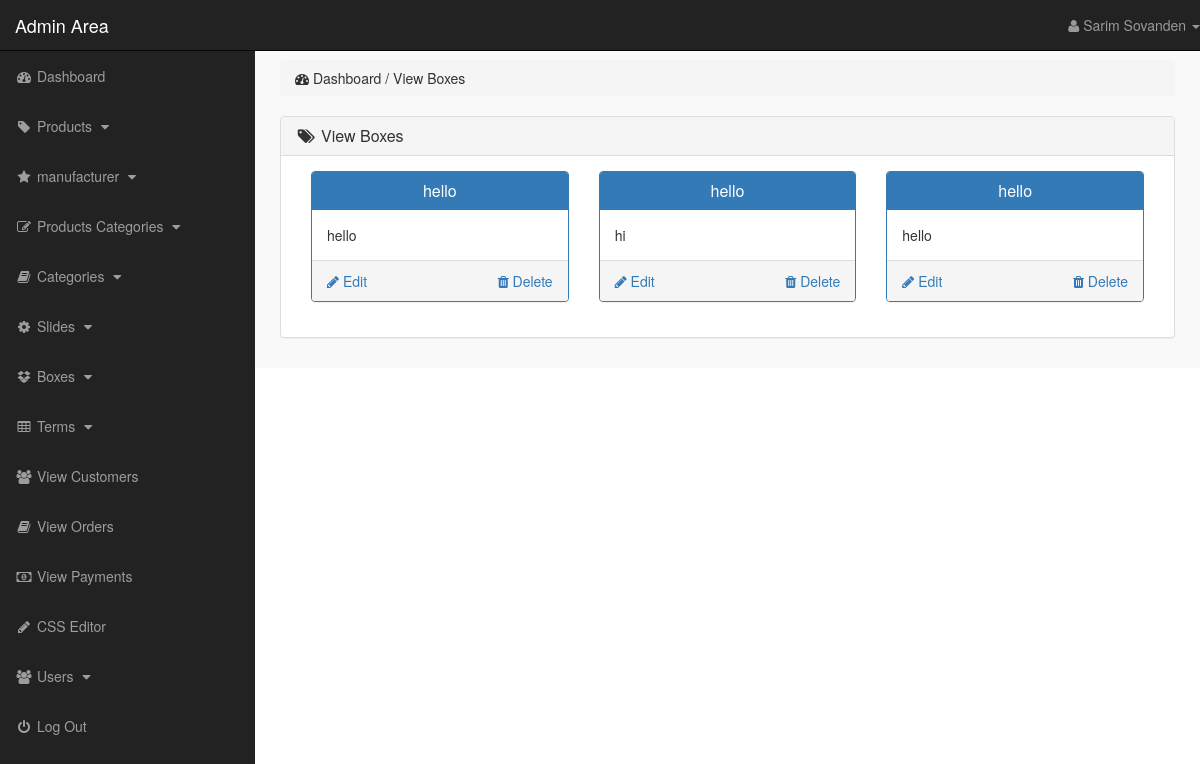
Screenshot of /admin_area/index.php?view_boxes (signed in) with the database file from the repository.
### tables this page shows
CREATE TABLE `boxes_section` (
  `box_id` int(10) NOT NULL,
  `box_title` text NOT NULL,
  `box_desc` text NOT NULL
);

### admin_area/view_boxes.php (the view)
<?php
    if(!isset($_SESSION['admin_email'])){
        echo "<script>window.open('login.php','_self')</script>";
    }else{
?>
<div class="row">
    <div class="col-lg-12">
        <ol class="breadcrumb">
            <li>
                <i class="fa fa-dashboard"></i> Dashboard / View Boxes
            </li>
        </ol>
    </div>
</div>
<div class="row">
    <div class="col-lg-12">
        <div class="panel panel-default">
            <div class="panel-heading">
                <h3 class="panel-title">
                    <i class="fa fa-tags fa-fw"></i> View Boxes
                </h3>
            </div>
            <div class="panel-body">
                <?php
                    $get_boxes = "select * from boxes_section";
                    $run_boxes = mysqli_query($con,$get_boxes);
                    while($run_boxes_section=mysqli_fetch_array($run_boxes)){
                        $box_id = $run_boxes_section['box_id'];
                        $box_title = $run_boxes_section['box_title'];
                        $box_desc = $run_boxes_section['box_desc'];
                ?>
                <div class="col-lg-4 col-md-4">
                    <div class="panel panel-primary">
                        <div class="panel-heading">
                            <h3 class="panel-title" align="center">
                                <?php echo $box_title; ?>
                            </h3>
                        </div>
                        <div class="panel-body">
                            <?php echo $box_desc; ?>
                        </div>
                        <div class="panel-footer">
                            <center>
                                <a href="index.php?delete_box=<?php echo $box_id; ?>" class="pull-right">
                                    <i class="fa fa-trash"></i> Delete
                                </a>
                                <a href="index.php?edit_box=<?php echo $box_id; ?>" class="pull-left">
                                    <i class="fa fa-pencil"></i> Edit
                                </a>
                                <div class="clearfix"></div>
                            </center>
                        </div>
                    </div>
                </div>
                <?php } ?>
            </div>
        </div>
    </div>
</div>
<?php } ?>

### admin_area/includes/sidebar.php (shortened to what this page needs)
<?php
    if(!isset($_SESSION['admin_email'])){
        echo "<script>window.open('login.php','_self')</script>";
    }else{
?>
<nav class="navbar navbar-inverse navbar-fixed-top">
    <div class="navbar-header">
        <a href="index.php?dashboard" class="navbar-brand">Admin Area</a>
    </div>
    <ul class="nav navbar-right top-nav">
        <li class="dropdown">
            <a href="#" class="dropdown-toggle" data-toggle="dropdown">
                <i class="fa fa-user"></i> <?php echo $admin_name;  ?> <b class="caret"></b>
            </a>
        </li>
    </ul>
    <div class="collapse navbar-collapse navbar-ex1-collapse">
        <ul class="nav navbar-nav side-nav">
            <li>
                <a href="index.php?dashboard">
                    <i class="fa fa-fw fa-dashboard"></i> Dashboard
                </a>
            </li>
            <li>
                <a href="#" data-toggle="collapse" data-target="#products">
                    <i class="fa fa-fw fa-tag"></i> Products
                    <i class="fa fa-fw fa-caret-down"></i>
                </a>
            </li>
            <li>
                <a href="#" data-toggle="collapse" data-target="#manufacturer">
                    <i class="fa fa-fw fa-star"></i> manufacturer
                    <i class="fa fa-fw fa-caret-down"></i>
                </a>
            </li>
            <li>
                <a href="#" data-toggle="collapse" data-target="#p_cat">
                    <i class="fa fa-fw fa-edit"></i> Products Categories
                    <i class="fa fa-fw fa-caret-down"></i>
                </a>
            </li>
            <li>
                <a href="#" data-toggle="collapse" data-target="#cat">
                    <i class="fa fa-fw fa-book"></i> Categories
                    <i class="fa fa-fw fa-caret-down"></i>
                </a>
            </li>
            <li>
                <a href="#" data-toggle="collapse" data-target="#slides">
                    <i class="fa fa-fw fa-gear"></i> Slides
                    <i class="fa fa-fw fa-caret-down"></i>
                </a>
            </li>
            <li>
                <a href="#" data-toggle="collapse" data-target="#boxes">
                    <i class="fa fa-fw fa-dropbox"></i> Boxes
                    <i class="fa fa-fw fa-caret-down"></i>
                </a>
            </li>
            <li>
                <a href="#" data-toggle="collapse" data-target="#terms">
                    <i class="fa fa-fw fa-table"></i> Terms
                    <i class="fa fa-fw fa-caret-down"></i>
                </a>
            </li>
            <li>
                <a href="index.php?view_customers">
                    <i class="fa fa-fw fa-users"></i> View Customers
                </a>
            </li>
            <li>
                <a href="index.php?view_orders">
                    <i class="fa fa-fw fa-book"></i> View Orders
                </a>
            </li>
            <li>
                <a href="index.php?view_payments">
                    <i class="fa fa-fw fa-money"></i> View Payments
                </a>
            </li>
            <li>
                <a href="index.php?edit_css">
                    <i class="fa fa-fw fa-pencil"></i> CSS Editor
                </a>
            </li>
            <li>
                <a href="#" data-toggle="collapse" data-target="#users">
                    <i class="fa fa-fw fa-users"></i> Users
                    <i class="fa fa-fw fa-caret-down"></i>
                </a>
            </li>
            <li>
                <a href="logout.php">
                    <i class="fa fa-fw fa-power-off"></i> Log Out
                </a>
            </li>
        </ul>
    </div>
</nav>
<?php } ?>

### admin_area/css/style.css (style rules this page uses)
body { margin-top: 100px; }
@media (min-width: 768px) { body { margin-top: 50px; } }
.top-nav > li > a { color: #999999; line-height: 20px; padding-top: 15px; padding-bottom: 15px; }
@media (min-width: 768px) { .side-nav { position: fixed; top: 51px; bottom: 0; width: 255px; overflow-y: auto; overflow-x: hidden; background-color: #222222; padding-bottom: 40px; border-radius: 0; } }
@media (min-width: 768px) { .side-nav > li > a { width: 255px; } }
.panel-body { border-radius: 5px; }

### rows the page displays
boxes_section: box_title "hello", box_desc "hello"
boxes_section: box_title "hello", box_desc "hi"
boxes_section: box_title "hello", box_desc "hello"

### other values shown
$admin_name "Sarim Sovanden"
